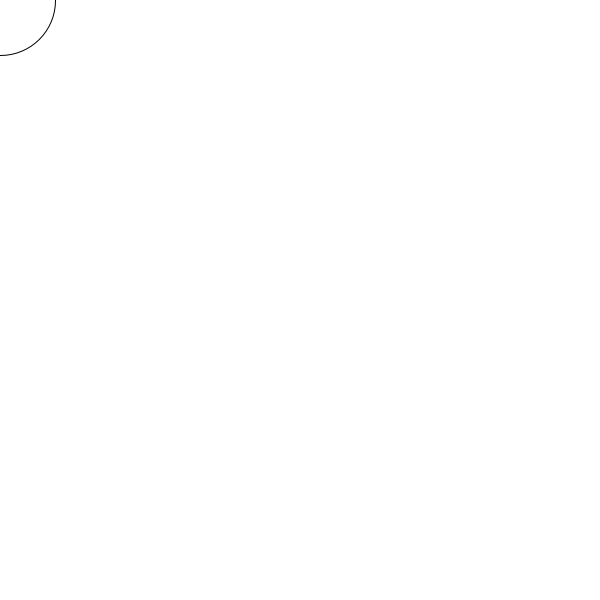
Frame 1 (no input)
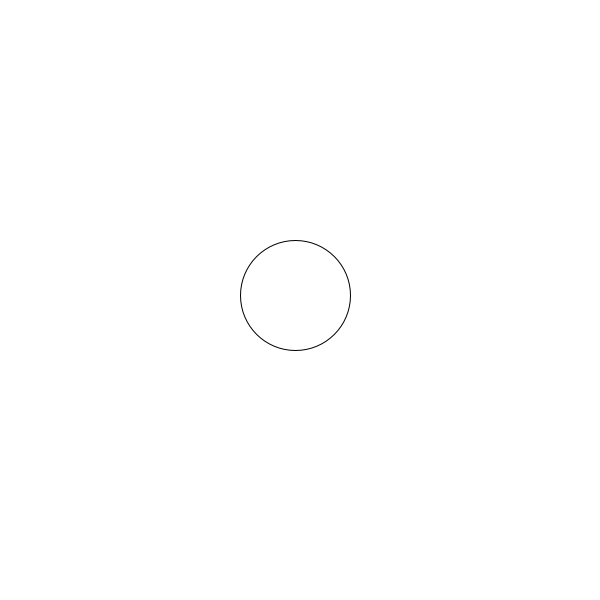
Frame 60 (the mouse pressed at the canvas centre just before this capture)
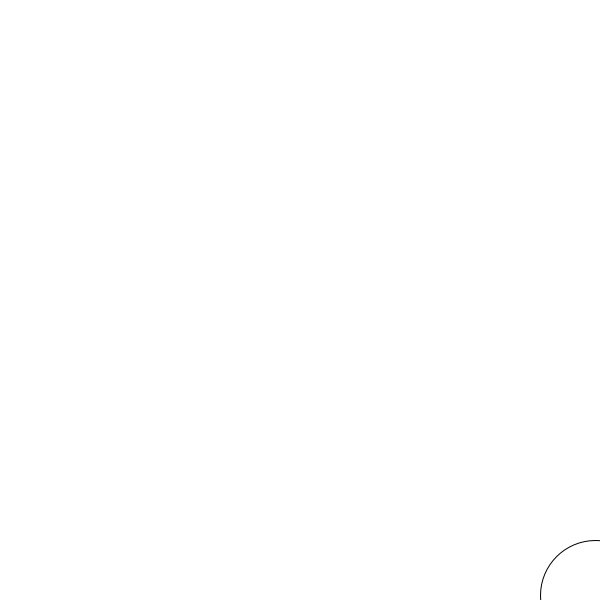
Frame 120 (the mouse held since frame 60 and released just before this capture)

The Processing sketch that drew these frames (run headless with seeded random() and noise(); from frame 60 on, the mouse is pressed at the canvas centre):

// Processing sketch: sketch_diagonal
// ── sketch_diagonal.pde
//Lawrence Su
//Animation Checkpoint
// Wednesday Feb 18 2026

int x;
int y;

void setup() {
  size(600,600);
  x=0;
  y=0;
}

void draw() {
  background(255);
  ellipse(x,y,110,110);
  x=x+5;
  y=y+5;
  if(x>700) {
    x=0;
  if(y>700){
    y=0;
  }
}
}
 
